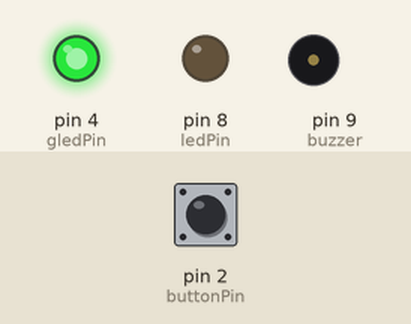
Bench run of a sketch on a simulated Arduino Uno, built with avr-gcc and run on an emulated ATmega328P. Shown: output pins drawn as LEDs (lit = HIGH), buzzer (waves = sounding). The inputs (shaded band) are chosen by the test bench; at power-on: pin 2 (buttonPin) LOW.

Above: at 1.2 s.
1.3 s: pin 2 (buttonPin) pulled HIGH for 0.15 s
At 2.1 s:
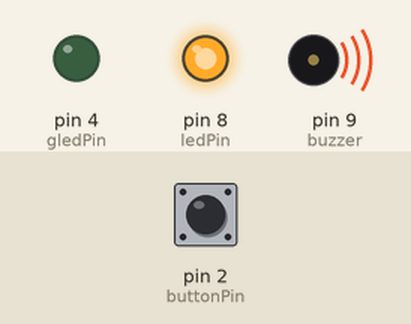
4.4 s: pin 2 (buttonPin) pulled HIGH for 1 s
At 6.2 s:
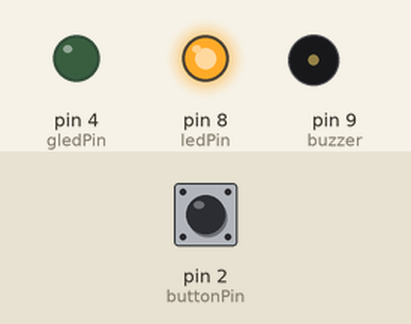
7.9 s: pin 2 (buttonPin) pulled HIGH for 3.2 s
At 8.4 s:
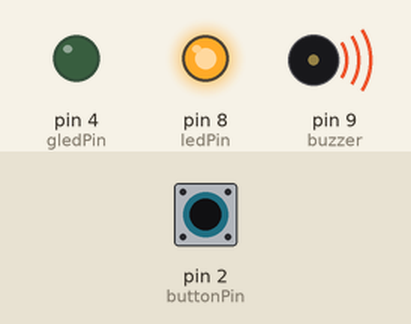
Timing chart, 0 to 13.4 s (numbered marks = the images above; inputs shaded):
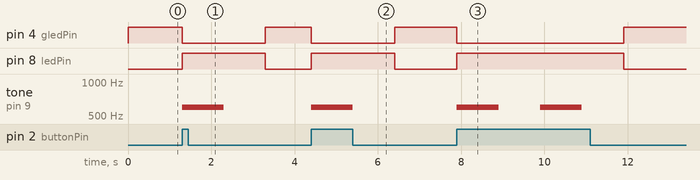

The sketch:

security_buzzer_green_red_led.ino
```cpp
int buzzer= 9;
int freq= 600;
int T= 1000;
int ledPin= 8;
int gledPin=4;
int buttonPin=2;
int buttonState=0;

void setup() {
  // put your setup code here, to run once:
pinMode(ledPin,OUTPUT);
pinMode(gledPin,OUTPUT);
pinMode( buttonPin,INPUT);
}

void loop() {
  buttonState = digitalRead(buttonPin);

   if (buttonState == HIGH) {
digitalWrite(ledPin,HIGH);
digitalWrite(gledPin,LOW);
tone(buzzer,freq);
delay(T);
noTone(buzzer);
delay(T);
}

else  {


digitalWrite(gledPin,HIGH);
digitalWrite(ledPin, LOW);
}

}
```

Measured:
- after the input at 1.3 s, pin 4 (gledPin): HIGH → LOW at once, → HIGH 2.0 s later; pin 8 (ledPin): LOW → HIGH at once, → LOW 2.0 s later; tone on pin 9 (buzzer): silent → 600 Hz at once, → silent 1.0 s later
- after the input at 4.4 s, pin 4 (gledPin): HIGH → LOW at once, → HIGH 2.0 s later; pin 8 (ledPin): LOW → HIGH at once, → LOW 2.0 s later; tone on pin 9 (buzzer): silent → 600 Hz at once, → silent 1.0 s later
- after the input at 7.9 s, pin 4 (gledPin): HIGH → LOW at once, → HIGH 4.0 s later; pin 8 (ledPin): LOW → HIGH at once, → LOW 4.0 s later; tone on pin 9 (buzzer): alternates 600 Hz for 1.0 s and silent for 1.0 s, 4 changes in all, then stays silent, starting at once
